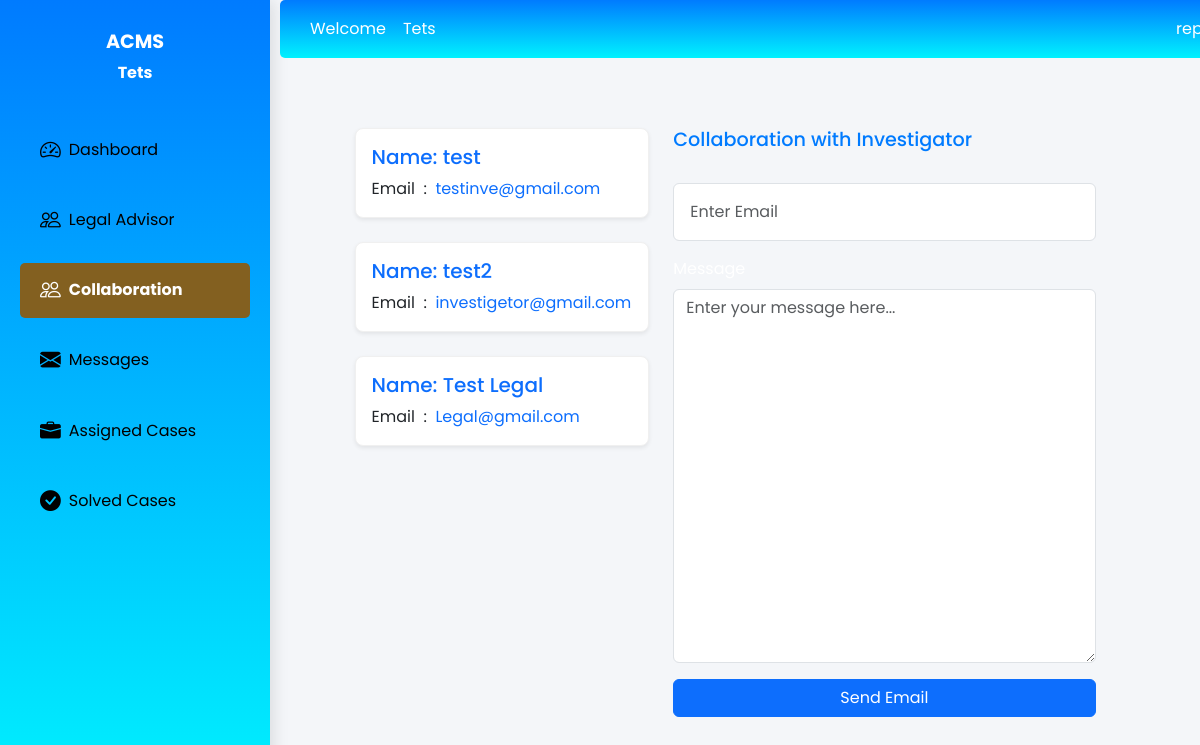
Before: /collabration/ (signed in) with the older database file.
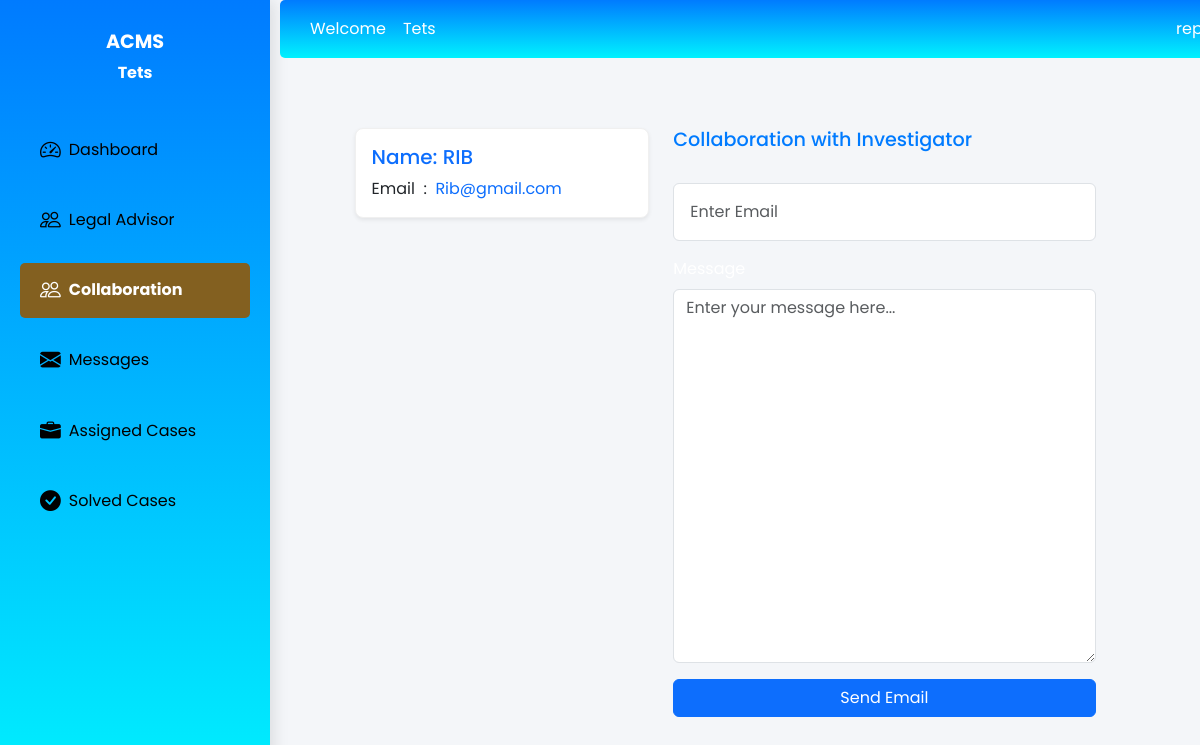
After: the same page with the newer database file.
### IntegrityGuard_app/models.py (models this page shows, shortened)
class User(models.Model):
    USER_TYPE_CHOICES = (
        ('admin', 'Administrator'),
        ('investigator', 'Investigator'),
        ('reporter', 'Reporter'),
    )
    fullname = models.CharField(max_length=255)
    address = models.CharField(max_length=255)
    phone_number = models.CharField(max_length=15)
    email = models.EmailField(unique=True)
    password = models.CharField(max_length=128)
    user_type = models.CharField(max_length=15, choices=USER_TYPE_CHOICES , default='reporter')
    date_joined = models.DateTimeField(auto_now_add=True)
    is_active = models.BooleanField(default=True)
    is_admin = models.BooleanField(default=False)
    USERNAME_FIELD = 'email'
    REQUIRED_FIELDS = ['username']

### IntegrityGuard_app/views.py (the view)
# urls.py: path('collabration/', views.collabration , name='collabration'),
def collabration(request):
    name = request.session["name"]
    role= request.session["user_type"]
    email= request.session["email"]
    user = User.objects.filter(user_type="investigator").exclude(email=email)
    context = {
        'name': name,
        'role': role,
        'users': user
    }
    return render(request, 'investigator/Collabration.html', context)

### IntegrityGuard_app/templates/investigator/Collabration.html (shortened to what the changed rows need)
{% load static %}
<!DOCTYPE html>
<html lang="en">
<head>
    <link href="https://cdn.jsdelivr.net/npm/bootstrap@5.3.0/dist/css/bootstrap.min.css" rel="stylesheet">
    <link href="https://cdn.jsdelivr.net/npm/bootstrap-icons/font/bootstrap-icons.css" rel="stylesheet">
</head>
<body>
    <div class="d-flex">
        <div class="main-content">
            <div class="dashboard-container container py-5">
                <div class="row">
                    <div class="col-md-5 case-container text-black mb-4">
                        <div class="row">
                            {% for user in users %}
                            <div class="col-md-12 mb-4">
                                <div class="card shadow-sm">
                                    <div class="card-body">
                                        <h5 class="card-title text-primary">Name: <span>{{ user.fullname }}</span></h5>
                                        <p class="card-text" style="display:  flex;">
                                            Email &nbsp;: &nbsp;
                                            <span class="email-clickable text-primary" data-email="{{ user.email }}"
                                                style="cursor: pointer; color: blue;">
                                                {{ user.email }}
                                            </span>
                                        </p>
                                    </div>
                                </div>
                            </div>
                            {% endfor %}
                        </div>
                    </div>
                    <div class="col-md-7 case-container text-left">
                        <div class="d-flex justify-content-between align-items-center mb-4">
                            <h2>Collaboration with Investigator</h2>
                        </div>
                    </div>
                </div>
            </div>
        </div>
</body>
</html>

Changed rows visible on the page:
removed User: fullname "test", email "testinve@gmail.com"
removed User: fullname "Test Legal", email "Legal@gmail.com"
changed User: fullname "test2" → "RIB"; email "investigetor@gmail.com" → "Rib@gmail.com"
